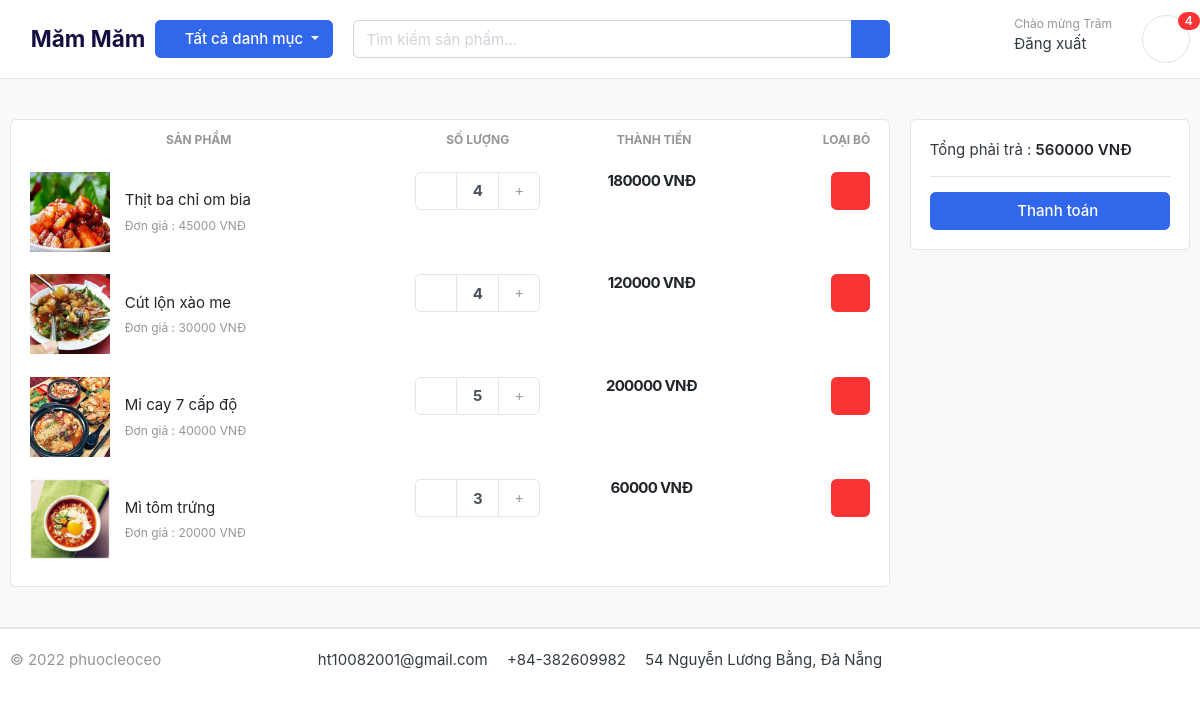
Screenshot of /cart/ (signed in) with the database file from the repository.
### user/models.py (models this page shows, shortened)
class User(AbstractBaseUser):
    username = models.CharField(max_length=50, unique=True)
    email = models.EmailField(max_length=50, unique=True)
    first_name = models.CharField(max_length=50)
    last_name = models.CharField(max_length=50)
    phone_number = models.CharField(max_length=50)
    date_joined = models.DateTimeField(auto_now_add=True)
    last_login = models.DateTimeField(auto_now_add=True)
    is_admin = models.BooleanField(default=False)
    is_staff = models.BooleanField(default=False)
    is_active = models.BooleanField(default=False)
    is_superuser = models.BooleanField(default=False)
    USERNAME_FIELD = "email"
    REQUIRED_FIELDS = ["username", "first_name", "last_name"]
    objects = UserManager()

### cart/models.py (models this page shows, shortened)
class CartItem(models.Model):
    product = models.ForeignKey(Product, on_delete=models.CASCADE)
    cart = models.ForeignKey(Cart, on_delete=models.CASCADE)
    quantity = models.IntegerField()
    is_active = models.BooleanField(default=True)
    user = models.ForeignKey(User, on_delete=models.CASCADE, null=True)
    def cart_total(self):
        return self.product.price * self.quantity

### product/models.py (models this page shows, shortened)
class Product(models.Model):
    name = models.CharField(max_length=100, unique=True)
    slug = models.SlugField(max_length=50, unique=True, allow_unicode=True)
    price = models.IntegerField()
    description = models.TextField(max_length=500, blank=True)
    image = models.ImageField(upload_to='photos/products')
    is_available = models.BooleanField(default=True)
    created_date = models.DateTimeField(auto_now_add=True)
    modified_date = models.DateTimeField(auto_now=True)
    category = models.ForeignKey(Category, on_delete=models.CASCADE)
    class Meta:
        verbose_name = "product"
        verbose_name_plural = "products"
    def get_detail(self):
        return reverse("product_detail", args=[self.slug])

### cart/views.py (the view)
# urls.py: path("", views.cart, name="cart"),
def cart(request):
    total = 0
    cart_items = None
    try:
        if request.user.is_authenticated:
            cart_items = CartItem.objects.filter(user=request.user, is_active=True)
        else:
            cart = Cart.objects.get(cart_id=cart_id_from_session(request))
            cart_items = CartItem.objects.filter(cart=cart, is_active=True)
        for ci in cart_items:
            total += ci.cart_total()
    except ObjectDoesNotExist:
        pass
    return render(request=request, template_name="cart/cart.html",
                  context={"total": total, "cart_items": cart_items})

### cart/context_processors.py (called while the page is built)
def cart_count(request):
    cart_count_badge = 0
    if "admin" in request.path:
        return {}
    else:
        try:
            cart = Cart.objects.filter(cart_id=cart_id_from_session(request))
            if request.user.is_authenticated:
                cart_items = CartItem.objects.all().filter(user=request.user)
            else:
                cart_items = CartItem.objects.all().filter(cart=cart[:1])
            cart_count_badge = cart_items.count()
        except Cart.DoesNotExist:
            cart_count_badge = 0
    return dict(cart_count_badge=cart_count_badge)

### cart/views.py (called while the page is built)
def cart_id_from_session(request):
    cart_id = request.session.session_key
    if not cart_id:
        cart_id = request.session.create()
    return cart_id

### category/context_processors.py (called while the page is built)
def header_menu_links(request):
    links = Category.objects.all()
    return dict(links=links)

### category/models.py (called while the page is built)
    def get_product(self):
        return reverse("product_by_category", args=[self.slug])

### templates/cart/cart.html (shortened to what this page needs)
{% extends 'base.html' %}
{% load static %}
{% block content %}
<section class="section-content padding-y bg" style="min-height: 520px;">
    <div class="container">
        {% if not cart_items %}
        <h1 class="text-center text-danger">Giỏ hàng của bạn trống !</h1>
        {% else %}
        <div class="row">
            <aside class="col-lg-9">
                <div class="card">
                    <table class="table table-borderless table-shopping-cart" style="text-align: center;">
                        <thead class="text-muted">
                            <tr class="small text-uppercase">
                                <th scope="col">Sản phẩm</th>
                                <th scope="col" width="120">Số lượng</th>
                                <th scope="col" width="170">Thành tiền</th>
                                <th scope="col" class="text-right" width="150">Loại bỏ</th>
                            </tr>
                        </thead>
                        <tbody>
                            {% for ci in cart_items %}
                            <tr>
                                <td>
                                    <figure class="itemside align-items-center" style="text-align: left;">
                                        <a href="{{ ci.product.get_detail }}" class="aside">
                                            <img src="{{ ci.product.image.url }}" class="img-sm">
                                        </a>
                                        <figcaption class="info">
                                            <a href="{{ ci.product.get_detail }}" class="title text-dark">
                                                {{ ci.product.name }}
                                            </a>
                                            <p class="text-muted small">Đơn giả : {{ ci.product.price }} VNĐ</p>
                                        </figcaption>
                                    </figure>
                                </td>
                                <td>
                                    <div class="col">
                                        <div class="input-group input-spinner">
                                            <div class="input-group-prepend">
                                                <a href="{% url 'minus_cart' ci.product.id ci.id %}"
                                                    class="btn btn-light" type="button" id="button-plus">
                                                    <i class="fa fa-minus"></i>
                                                </a>
                                            </div>
                                            <input type="text" class="form-control" value="{{ ci.quantity }}">
                                            <div class="input-group-append">
                                                <a href="{% url 'plus_cart' ci.product.id ci.id %}"
                                                    class="btn btn-light" type="button" id="button-minus">
                                                    <i class="fa fa-plus"></i>
                                                </a>
                                            </div>
                                        </div>
                                    </div>
                                </td>
                                <td>
                                    <div class="price-wrap">
                                        <var class="price">{{ ci.cart_total }} VNĐ</var>
                                    </div>
                                </td>
                                <td class="text-right">
                                    <a href="{% url 'remove_cart' ci.product.id ci.id %}" class="btn btn-danger">
                                        <i class="fas fa-trash"></i>
                                    </a>
                                </td>
                            </tr>
                            {% endfor %}
                        </tbody>
                    </table>
                </div>
            </aside>
            <aside class="col-lg-3">
                <div class="card">
                    <div class="card-body">
                        <div class="dlist-align">
                            <span>Tổng phải trả : </span>
                            <span class="text-right text-dark b">
                                {{ total }} VNĐ
                            </span>
                        </div>
                        <hr>
                        <a href="{% url 'checkout' %}" class="btn btn-primary btn-block">
                            <i class="far fa-credit-card"></i> Thanh toán
                        </a>
                    </div>
                </div>
            </aside>
        </div>
        {% endif %}
    </div>
</section>
{% endblock content %}

### templates/partial/header.html (shortened to what this page needs)
{% load static %}
<header class="section-header">
    <section class="header-main border-bottom">
        <div class="container">
            <div class="row align-items-center">
                <a href="/" class="brand-wrap" style="font-size: 1.5rem; font-weight: bolder; color: #130f40;">
                    <i class="fas fa-utensils" style="padding-right: .5rem;color: #27ae60;font-size: 30px;"></i>Măm Măm
                </a>
                <div class="col-lg col-sm col-md col-6 flex-grow-0">
                    <div class="category-wrap dropdown d-inline-block float-right">
                        <button type="button" class="btn btn-primary dropdown-toggle" data-toggle="dropdown">
                            <i class="fa fa-bars"></i> Tất cả danh mục
                        </button>
                    </div>
                </div>
                <div class="col-lg  col-md-6 col-sm-12 col">
                    <form action="{% url 'product_search' %}" method="get" class="search">
                        <div class="input-group w-100">
                            <input type="text" class="form-control" style="width:60%;"
                                placeholder="Tìm kiếm sản phẩm..." name="product_search">
                            <div class="input-group-append">
                                <button class="btn btn-primary" type="submit">
                                    <i class="fa fa-search"></i>
                                </button>
                            </div>
                        </div>
                    </form>
                </div>
                <div class="col-lg-3 col-sm-6 col-8 order-2 order-lg-3">
                    <div class="d-flex justify-content-end mb-3 mb-lg-0">
                        {% if user.id is None %}
                        <div class="widget-header">
                            <small class="title text-muted">Chào mừng !</small>
                            <div>
                                <a href="/user/login">Đăng nhập</a> <span class="dark-transp"> | </span>
                                <a href="/user/register"> Đăng ký</a>
                            </div>
                        </div>
                        {% else %}
                        <div class="widget-header">
                            <small class="title text-muted">Chào mừng {{ user.last_name }}</small>
                            <div>
                                <a href="/user/logout">Đăng xuất</span>
                            </div>
                        </div>
                        {% endif %}
                        <a href="/cart" class="widget-header pl-3 ml-3">
                            <div class="icon icon-sm rounded-circle border"><i class="fa fa-shopping-cart"></i>
                            </div>
                            <span class="badge badge-pill badge-danger notify">
                                {{ cart_count_badge }}
                            </span>
                        </a>
                    </div>
                </div>
            </div>
        </div>
    </section>
</header>

### foodapp/static/css/ui.css (style rules this page uses)
html { font-family: "Inter", sans-serif; font-size: 15px; }
.price-wrap { letter-spacing: -0.7px; }
.icon-xs, .icon-sm, .icon-md, .icon-lg { display: inline-block; text-align: center; flex-shrink: 0; flex-grow: 0; }
.icon-sm { width: 48px; height: 48px; line-height: 48px !important; font-size: 20px; }
.img-xs, .img-sm, .img-md, .img-lg { -o-object-fit: cover; object-fit: cover; flex-shrink: 0; flex-grow: 0; }
.img-sm { width: 80px; height: 80px; }
.padding-y { padding-top: 40px; padding-bottom: 40px; }
var { font-style: normal; }
figure { margin-bottom: 0; }
.bg { background-color: #f8f9fa; }
.b { font-weight: 600; }
p:last-child { margin-bottom: 0; }
.header-main { position: relative; padding-top: 1rem; padding-bottom: 1rem; }
.widget-header { display: inline-block; vertical-align: middle; position: relative; }
.widget-header a { color: #343a40; }
.widget-header i { color: #969696; }
.widget-header .title { display: block; }
.widget-header .notify { position: absolute; top: -3px; right: -10px; }
.btn-light { background-color: #fff; border-color: #e4e4e4; }
.btn-light i { color: #969696; }
.itemside { position: relative; display: flex; width: 100%; }
.itemside .aside { position: relative; flex-shrink: 0; }
.itemside .info { padding-left: 15px; padding-right: 7px; }
.itemside p { margin-bottom: 0; }
.itemside .title { display: block; margin-bottom: 5px; color: #212529; }
[class*=dlist-] { margin-bottom: 5px; }
.dlist-align { display: flex; }
.notify { position: absolute; top: -4px; right: -10px; display: inline-block; padding: 0.25em 0.6em; font-size: 12px; line-height: 1; text-align: center; border-radius: 3rem; color: #fff; background-color: #fa3434; }
.price { font-weight: 600; color: #212529; }
.input-spinner { width: 125px; flex-wrap: nowrap; display: inline-flex; vertical-align: middle; }
.input-spinner input.form-control { text-align: center; max-width: 46px; font-weight: bold; flex-basis: 46px; border-color: #e4e4e4; flex-grow: 0; }
.input-spinner .btn { width: 42px; text-align: center; padding-left: 0.5rem; padding-right: 0.5rem; }
.table-shopping-cart.table td, .table-shopping-cart.table th { padding-left: 1.25rem; padding-right: 1.25rem; }
.table-shopping-cart .price-wrap { line-height: 1.2; }
.table-shopping-cart .price { font-weight: bold; margin-right: 5px; display: block; }

### rows the page displays
User: last_name "Trâm"
CartItem: product.image (picture), product.name "Thịt ba chỉ om bia", product.price "45000", quantity "4", cart_total "180000"
CartItem: product.image (picture), product.name "Cút lộn xào me", product.price "30000", quantity "4", cart_total "120000"
CartItem: product.image (picture), product.name "Mi cay 7 cấp độ", product.price "40000", quantity "5", cart_total "200000"
CartItem: product.image (picture), product.name "Mì tôm trứng", product.price "20000", quantity "3", cart_total "60000"

### other values shown
{{ cart_count_badge }} "4"
{{ total }} "560000"
